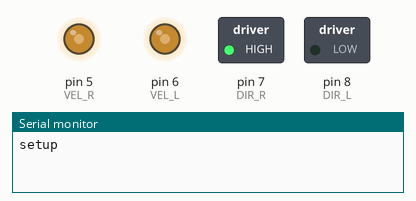
Recording of a sketch running on a simulated Arduino Uno, built with avr-gcc and run on an emulated ATmega328P. Parts: switched loads named in the sketch (green lamp = pin HIGH), output pins drawn as LEDs (lit = HIGH), the last lines printed to the serial monitor.

Above: at 0.05 s.
At 12.55 s:
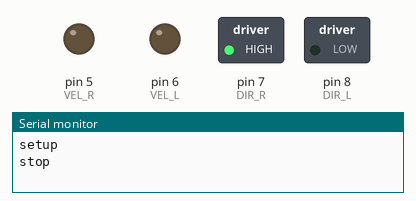
Timing chart, 0 to 14.4 s (numbered marks = the images above):
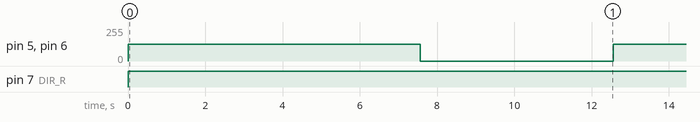

Measured:
- by itself, pin 5 (VEL_R), pin 6 (VEL_L): alternates 127/255 for 7.6 s and 0/255 for 5.0 s
- by itself, pin 7 (DIR_R): LOW → HIGH at 0.00 s

The sketch:

rover_move.ino
```cpp
/* Declare pins connected to respective s̶e̶r̶v̶o̶s̶ DC gear motors */
// Rear Motors
const int VEL_R = 5; //M2 Speed Control (E2)
const int VEL_L = 6; //M1 Speed Control (E1)
const int DIR_R = 7; //M2 Direction Control (M2)
const int DIR_L = 8; //M1 Direction Control (M1)
// May replace const int's w/ #define to save on storage space

// ____________________________________________________________________________________________________ //
/******************************************************************************/
/*** setup routine sets up RESOURCES & runs once when you press reset       ***/
/******************************************************************************/
void setup() {

  for(int i=5; i<=8; i++)
    pinMode(i, OUTPUT); // initialize pins as output

  // Open serial window @ 9600 baud
  Serial.begin(9600);
  Serial.println("setup");

  //while (!Serial) {
  //  ; // wait for serial port to connect. Needed for native USB port only (debugging)
  //}
  //Serial.println("connected");
}

/******************************************************************************/
/*** MAIN loop routine runs over and over again forever                     ***/
/******************************************************************************/
void loop() {

  int i = 0;
  if(true) {

    // Test turning
    turn_right_degrees(360);
    delay(5000);

    // Test moving forward and back
    //move_forward_mm(30);
    //delay(5000);
    //move_forward_mm(-30);
    //delay(5000);

    // if executed 4 times, stop:
    if (i == 3) {
      // This loop loops forever and does nothing
      while (true) {
        continue;
      }
    }

    i++; // increment counter

  }

}

// ---------------------------------------- ~ Helper functions ~ ----------------------------------------

// Halt
void stop() { //Stop subroutine (Halt movement)

  digitalWrite(VEL_L,LOW); // Used digital to ensure it's fully off
  digitalWrite(VEL_R,LOW);
  Serial.println("stop");
}

// Rotate - Turn_Right subroutine will work w/ -ve to turn left
void turn_right_degrees (int angle) {  //Turn-Right subroutine (Half speed)

  int duration = (int)(abs(angle) * 21); // delay time in ms

  if (angle > 0) { // Right
    analogWrite (VEL_L,127);   //Left  - half speed (value of 127 = half speed)
    digitalWrite(DIR_L,LOW);   //Left  - direction control
    analogWrite (VEL_R,127);   //Right - half speed (value of 127 = half speed)
    digitalWrite(DIR_R,HIGH);  //Right - direction control
  }
  else { // Left
    analogWrite (VEL_L,127);   //Left  - half speed (value of 127 = half speed)
    digitalWrite(DIR_L,HIGH);  //Left  - direction control
    analogWrite (VEL_R,127);   //Right - half speed (value of 127 = half speed)
    digitalWrite(DIR_R,LOW);   //Right - direction control
  }

  //String message = "right by " + (String)angle + " degrees";
  //Serial.println(message);
  delay(duration);
  stop();
}

// Locomotion(Translocate) - Forward subroutine will work w/ -ve to reverse
void move_forward_mm(int distance) {
  int dir = (distance > 0) ? LOW : HIGH; // (LOW is forwards FOR OUR CONFIGURATION)

  analogWrite (VEL_L,255);  //Left  - full speed (value of 255 is max speed)
  digitalWrite(DIR_L,dir);  //Left  - direction control (LOW is forwards FOR OUR CONFIGURATION)
  analogWrite (VEL_R,255);  //Right - full speed (value of 255 = full speed)
  digitalWrite(DIR_R,dir);  //Right - direction control
  //String msg = "forward by " + (String)distance + " mm";
  //Serial.println(msg);

  // Scale delay time depending on distance due to driving force
  // required to overcome static friction from rest
  if(abs(distance) > 50)
    delay( int(abs(distance) * 8.2) );
  else
    delay( int(abs(distance) * 12) );

  stop();
}
```
